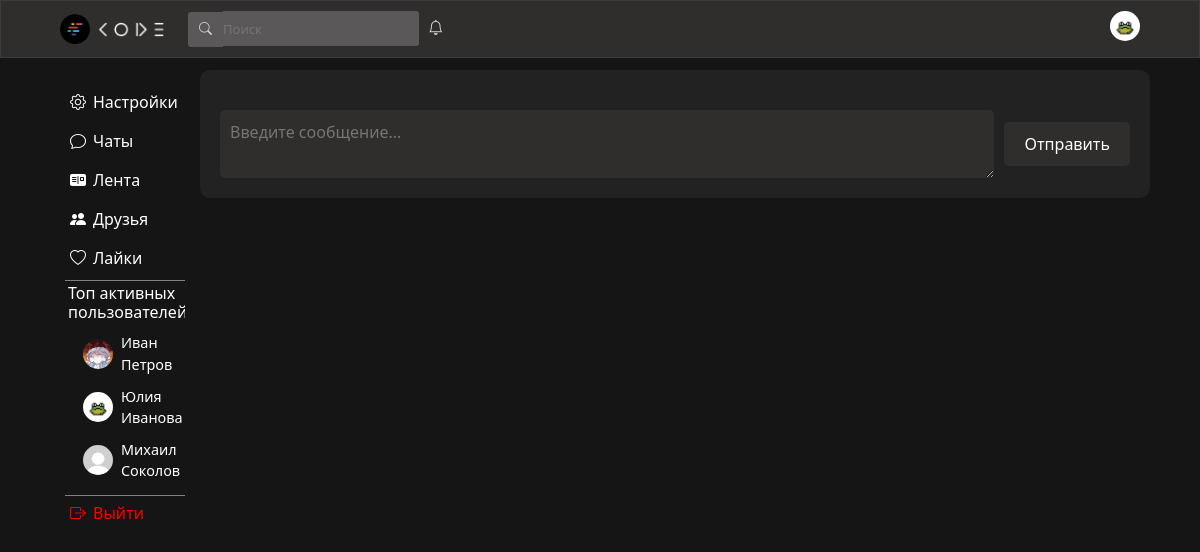
Page /chat/6 (signed in) on the committed database.
### data/users.py (models this page shows, shortened)
class User(SqlAlchemyBase, UserMixin, SerializerMixin):
    __tablename__ = "users"
    id = sqlalchemy.Column(sqlalchemy.Integer, primary_key=True, autoincrement=True)
    surname = sqlalchemy.Column(sqlalchemy.String)
    name = sqlalchemy.Column(sqlalchemy.String)
    age = sqlalchemy.Column(sqlalchemy.Integer)
    city = sqlalchemy.Column(sqlalchemy.String)
    email = sqlalchemy.Column(sqlalchemy.String, unique=True)
    hashed_password = sqlalchemy.Column(sqlalchemy.String)
    post_ids = sqlalchemy.Column(sqlalchemy.String)
    comment_ids = sqlalchemy.Column(sqlalchemy.String)
    post_like_ids = sqlalchemy.Column(sqlalchemy.String)
    post_like_guide_category_ids = sqlalchemy.Column(sqlalchemy.String)
    post_like_ideas_category_ids = sqlalchemy.Column(sqlalchemy.String)
    post_like_mems_category_ids = sqlalchemy.Column(sqlalchemy.String)
    post_like_common_category_ids = sqlalchemy.Column(sqlalchemy.String)
    friends_ids = sqlalchemy.Column(sqlalchemy.String)
    friends_requests = sqlalchemy.Column(sqlalchemy.String)
    own_requests = sqlalchemy.Column(sqlalchemy.String)
    chats_ids = sqlalchemy.Column(sqlalchemy.String)
    img_profile = sqlalchemy.Column(sqlalchemy.String)
    img_avatar = sqlalchemy.Column(sqlalchemy.String)
    sex = sqlalchemy.Column(sqlalchemy.String)
    private_chat_ids = sqlalchemy.Column(sqlalchemy.String)
    modified_date = sqlalchemy.Column(sqlalchemy.DateTime, default=datetime.datetime.now)
    comments = orm.relationship("Comments", back_populates='user')
    posts = orm.relationship("Posts", back_populates='user')

### server.py (the view)
@app.route("/chat/<id>", methods=["GET", "POST"])
def chat(id):
    if not current_user.is_authenticated:
        return redirect("/")
    form = SerchUserForm()
    if form.validate_on_submit() and form.serch_user_id.data:
        return redirect(f"/id/{form.serch_user_id.data}")
    db_sess = db_session.create_session()
    chat = db_sess.query(Chat).filter(Chat.id == id).first()
    if not chat:
        return f.abort(404)
    comments_id = chat.comments.split(",") if chat.comments else []
    comments = []
    for i in comments_id:
        comment = db_sess.query(Comments).get(int(i))
        if comment:
            user = db_sess.query(User).filter(User.id == comment.sender).first()
            comments.append(Message(comment.text, user.name, str(comment.send_date).split(".")[0],
                                    comment.sender == current_user.id, user.img_avatar))
    friend_requests = current_user.friends_requests
    friends_from_request = []
    if friend_requests:
        for i in friend_requests.split(","):
            friends_from_request.append(db_sess.query(User).filter(User.id == int(i)).first())
    html = f.render_template("chat.html",
                             messages=comments,
                             form=form,
                             ClientId=f'/id/{current_user.id}',
                             friends_from_request=friends_from_request,
                             seeFilter=False,
                             top_users=get_activ(db_sess))
    return html

### forms/serch_user.py
class SerchUserForm(FlaskForm):
    serch_user_id = StringField()

### data/db_session.py (called while the page is built)
def create_session() -> Session:
    global __factory
    return __factory()

### server.py (called while the page is built)
def get_activ(db_sess):
    active_users = []
    for user in db_sess.query(User).all():
        likes_count = len(user.post_like_ids.split(",")) if user.post_like_ids else 0
        posts_count = len(user.post_ids.split(",")) if user.post_ids else 0
        activity_score = likes_count + 2 * posts_count
        if activity_score > 0:
            active_users.append({
                'user': user,
                'score': activity_score
            })
    active_users.sort(key=lambda x: x['score'], reverse=True)
    top_users = [item['user'] for item in active_users[:3]]
    return top_users

@login_manager.user_loader
def load_user(user_id):
    db_sess = db_session.create_session()
    return db_sess.query(User).get(user_id)

### templates/chat.html (shortened to what this page needs)
{% extends "base.html" %}
{% block content %}
<div style="min-width: 950px;" class="chat-container">
    <div style="width: 100%;" class="messages-container">
        <div class="message-input">
            <textarea class="message-textarea" placeholder="Введите сообщение..."></textarea>
            <button class="send-message">Отправить</button>
        </div>
    </div>
</div>
{% endblock %}

### templates/base.html (shortened to what this page needs)
<!DOCTYPE html>
<html lang="en">
<head>
    <link rel="stylesheet"
    href="https://cdn.jsdelivr.net/npm/bootstrap@5.0.0-beta1/dist/css/bootstrap.min.css"
>
        <link href="https://cdn.jsdelivr.net/npm/bootstrap@5.3.2/dist/css/bootstrap.min.css" rel="stylesheet">
    <link rel="stylesheet" href="https://cdn.jsdelivr.net/npm/bootstrap-icons@1.8.1/font/bootstrap-icons.css">
    <link rel="stylesheet" type="text/css" href="../static/css/style.css" />
</head>
<body>
    <header style="z-index: 99999999;">
        <div class="wrapper">
            <div style="text-align: left;">
                <img src="../static/img/logo.png" class="logo">
                <img src="../static/img/name.png" class="name">
                <form style="position: relative;" class="serch-form" method="post">
                    <i class="bi bi-search serch-img"></i>{{ form.serch_user_id(id="serch", class="serch", style="padding: 0px;", placeholder="Поиск") }}
                </form>
                <div style="display: inline-block; position: relative;">
                    <i onclick="event.stopPropagation()" class="bi bi-bell bell-style"></i>
                </div>
            </div>
            <div style="text-align: right; min-width: 30px;">
                <div class="avatar-box-heder">
                    {% if current_user.img_avatar %}
                        <a id="avatar-img-heder-linck" href={{ClientId}}><img class="avatar-img-heder" src="{{current_user.img_avatar}}" alt=""></a>
                    {% else %}
                        <a id="avatar-img-heder-linck" href={{ClientId}}><img class="avatar-img-heder" src="../static/img/avatar.jpg"></a>
                    {% endif %}
                </div>
            </div>
        </div>
    </header>
    <main>
        <div class="something">
            <div class="menu">
                <ul style="position: sticky; top: 70px;">
                    <li class="menu-li"><a href="/settings"><i style="margin-right: 7px;" class="bi bi-gear"></i>Настройки</a></li>
                    <li class="menu-li"><a href="/chats"><i style="margin-right: 7px;" class="bi bi-chat"></i>Чаты</a></li>
                    <li class="menu-li"><a href="/main"><i style="margin-right: 7px;" class="bi bi-postcard-fill"></i>Лента</a></li>
                    <li class="menu-li"><a href="/friends"><i style="margin-right: 7px;" class="bi bi-people-fill"></i>Друзья</a></li>
                    <li class="menu-li"><a href="/likes"><i style="margin-right: 7px;" class="bi bi-heart"></i>Лайки</a></li>
                    <li style="list-style: none; border-top: 1px solid gray; border-bottom: 1px solid gray; width: 120px; overflow: hidden; padding: 3px;">
                        <h6 style="color: white;">Топ активных пользователей:</h6>
                        {% if top_users %}
                            <div class="top-users-list" style="margin-left: 15px;">
                                {% for user in top_users[:3] %}
                                    <div class="top-user-item" style="margin-bottom: 10px;">
                                        <a href="/id/{{ user.id }}" style="display: flex; align-items: center; text-decoration: none; color: inherit;">
                                            <img src="{{ user.img_avatar or '../static/img/avatar.jpg' }}"
                                                 style="width: 30px; height: 30px; border-radius: 50%; margin-right: 8px; object-fit: cover;">
                                            <span style="color: white;">{{ user.name }} {{ user.surname }}</span>
                                        </a>
                                    </div>
                                {% endfor %}
                            </div>
                        {% else %}
                            <p style="color: #999; font-size: 0.9rem; margin-left: 15px;">Пока нет активных пользователей</p>
                        {% endif %}
                    </li>
                    {% if current_user.is_authenticated %}
                        <li style="color: red;" class="menu-li"><a style="color: red;" href="/logout"><i style="margin-right: 7px; color: red;" class="bi bi-box-arrow-right"></i>Выйти</a></li>
                    {% endif %}
                </ul>
            </div>
            <div class="user-info">
                {% block content %}{% endblock %}
            </div>
        </div>
    </main>
</body>
</html>

### static/css/style.css (style rules this page uses)
body { background-color: #151515; }
.wrapper { display: flex; justify-content: space-between; padding: 10px; width: 1100px; }
.logo { height: 30px; width: auto; margin-right: 5px; }
.top-users-list { margin-top: 10px; }
.top-user-item { transition: transform 0.2s; }
.top-user-item span { font-size: 0.9rem; color: #e0e0e0; }
.name { width: auto; height:15px; }
.serch-form { display: inline-block; }
.serch { box-sizing: border-box; border: none; background-color: #5a5858; color: lightgray; outline: 0; border-radius: 0px 3px 3px 0px; height: 35px; font-size: 13px; }
.serch-img { position: relative; display: inline-block; background-color: #5a5858; color: lightgray; border-radius: 3px 0px 0px 3px; height: 35px; width: 35px; text-align: center; line-height: 35px; font-size: 13px; margin-left: 20px; }
.bell-style { color: lightgray; margin-left: 5px; font-size: 15px; }
main { margin-top: 70px; display: flex; flex-direction: column; align-items: center; min-width: 1100px; }
.avatar-img-heder { position: absolute; top:50%; left:50%; transform:translate(-50%,-50%); width:30px; height:30px; object-fit:cover; }
.avatar-box-heder { position: relative; overflow:hidden; width:30px; height:30px; border-radius: 50%; }
.user-info { display: flex; flex-direction: column; align-items: center; }
.menu { width: 145px; margin-right: 5px; }
.menu-li { list-style-type: none; }
.menu-li:not(:last-child) { margin-bottom: 5px; }
.menu-li a, .menu-li p { display: block; color: white; border-radius: 5px; text-decoration: none; padding: 5px; }
.menu ul { margin-top: 15px; padding-left: 15px; }
.something { box-sizing: border-box; display: flex; flex-direction: row; justify-content: center; width: 1100px; }
header { top:0; position: fixed; display: flex; justify-content: center; background-color: #302d2d; border: 1px solid #3d3a3a; left: 0; right: 0; }
.chat-container { display: flex; width: 100%; min-width: 943.3; max-width: 950px; margin: 0 auto; background-color: #222; color: white; border-radius: 10px; overflow: hidden; }
.messages-container { width: 70%; padding: 20px; display: flex; flex-direction: column; justify-content: space-between; position: relative; }
.message-input { display: flex; align-items: center; }
.message-textarea { flex: 1; border: none; background-color: #302d2d; color: white; padding: 10px; border-radius: 5px; font-size: 16px; outline: none; }
.send-message { background-color: #302d2d; color: white; border: none; padding: 10px 20px; border-radius: 5px; cursor: pointer; margin-left: 10px; }

### rows in the picture
User: shows a picture, name "Иван", surname "Петров"
User: shows a picture, name "Юлия", surname "Иванова"
User: shows a picture, name "Михаил", surname "Соколов"
